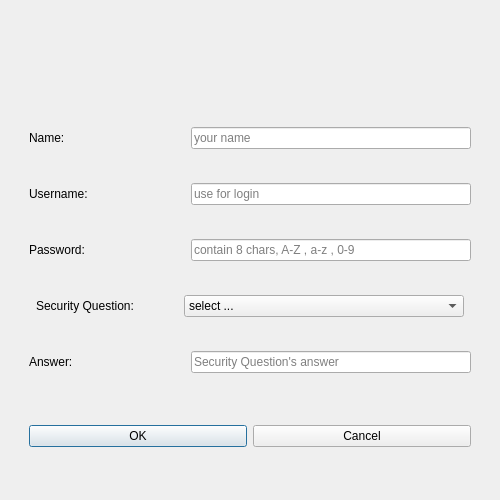
<?xml version="1.0" encoding="UTF-8"?>
<ui version="4.0">
 <class>Signup</class>
 <widget class="QDialog" name="Signup">
  <property name="geometry">
   <rect>
    <x>0</x>
    <y>0</y>
    <width>500</width>
    <height>500</height>
   </rect>
  </property>
  <property name="sizePolicy">
   <sizepolicy hsizetype="Fixed" vsizetype="Fixed">
    <horstretch>0</horstretch>
    <verstretch>0</verstretch>
   </sizepolicy>
  </property>
  <property name="minimumSize">
   <size>
    <width>500</width>
    <height>500</height>
   </size>
  </property>
  <property name="maximumSize">
   <size>
    <width>500</width>
    <height>500</height>
   </size>
  </property>
  <property name="windowTitle">
   <string>Dialog</string>
  </property>
  <layout class="QVBoxLayout" name="verticalLayout">
   <item>
    <widget class="QWidget" name="widget" native="true">
     <layout class="QVBoxLayout" name="verticalLayout_2">
      <item>
       <widget class="QWidget" name="widget_5" native="true">
        <property name="maximumSize">
         <size>
          <width>16777215</width>
          <height>100</height>
         </size>
        </property>
       </widget>
      </item>
      <item>
       <widget class="QWidget" name="widget_2" native="true">
        <property name="maximumSize">
         <size>
          <width>16777215</width>
          <height>50</height>
         </size>
        </property>
        <layout class="QHBoxLayout" name="horizontalLayout">
         <item>
          <widget class="QLabel" name="label">
           <property name="text">
            <string>Name:</string>
           </property>
          </widget>
         </item>
         <item>
          <widget class="QLineEdit" name="signup_name_line_edit">
           <property name="maximumSize">
            <size>
             <width>280</width>
             <height>16777215</height>
            </size>
           </property>
           <property name="maxLength">
            <number>30</number>
           </property>
           <property name="frame">
            <bool>true</bool>
           </property>
           <property name="placeholderText">
            <string>your name</string>
           </property>
          </widget>
         </item>
        </layout>
       </widget>
      </item>
      <item>
       <widget class="QWidget" name="widget_3" native="true">
        <property name="maximumSize">
         <size>
          <width>16777215</width>
          <height>50</height>
         </size>
        </property>
        <layout class="QHBoxLayout" name="horizontalLayout_2">
         <item>
          <widget class="QLabel" name="label_2">
           <property name="text">
            <string>Username:</string>
           </property>
          </widget>
         </item>
         <item>
          <widget class="QLineEdit" name="signup_username_line_edit">
           <property name="maximumSize">
            <size>
             <width>280</width>
             <height>16777215</height>
            </size>
           </property>
           <property name="maxLength">
            <number>12</number>
           </property>
           <property name="placeholderText">
            <string>use for login</string>
           </property>
          </widget>
         </item>
        </layout>
       </widget>
      </item>
      <item>
       <widget class="QWidget" name="widget_4" native="true">
        <property name="maximumSize">
         <size>
          <width>16777215</width>
          <height>50</height>
         </size>
        </property>
        <layout class="QHBoxLayout" name="horizontalLayout_3">
         <item>
          <widget class="QLabel" name="label_3">
           <property name="text">
            <string>Password:</string>
           </property>
          </widget>
         </item>
         <item>
          <widget class="QLineEdit" name="signup_password_line_edit">
           <property name="maximumSize">
            <size>
             <width>280</width>
             <height>16777215</height>
            </size>
           </property>
           <property name="maxLength">
            <number>12</number>
           </property>
           <property name="echoMode">
            <enum>QLineEdit::PasswordEchoOnEdit</enum>
           </property>
           <property name="placeholderText">
            <string>contain 8 chars, A-Z , a-z , 0-9</string>
           </property>
          </widget>
         </item>
        </layout>
       </widget>
      </item>
      <item>
       <widget class="QWidget" name="widget_7" native="true">
        <property name="maximumSize">
         <size>
          <width>16777215</width>
          <height>50</height>
         </size>
        </property>
        <layout class="QHBoxLayout" name="horizontalLayout_5">
         <item>
          <widget class="QLabel" name="label_5">
           <property name="maximumSize">
            <size>
             <width>135</width>
             <height>16777215</height>
            </size>
           </property>
           <property name="text">
            <string>Security Question:</string>
           </property>
          </widget>
         </item>
         <item>
          <widget class="QComboBox" name="signup_question_selector">
           <property name="maximumSize">
            <size>
             <width>280</width>
             <height>16777215</height>
            </size>
           </property>
           <property name="currentText">
            <string>select ...</string>
           </property>
           <item>
            <property name="text">
             <string>select ...</string>
            </property>
           </item>
           <item>
            <property name="text">
             <string>your first school?</string>
            </property>
           </item>
           <item>
            <property name="text">
             <string>your favorite color?</string>
            </property>
           </item>
           <item>
            <property name="text">
             <string>your favorite movie?</string>
            </property>
           </item>
           <item>
            <property name="text">
             <string>your first phone?</string>
            </property>
           </item>
          </widget>
         </item>
        </layout>
       </widget>
      </item>
      <item>
       <widget class="QWidget" name="widget_6" native="true">
        <property name="maximumSize">
         <size>
          <width>16777215</width>
          <height>50</height>
         </size>
        </property>
        <layout class="QHBoxLayout" name="horizontalLayout_4">
         <item>
          <widget class="QLabel" name="label_4">
           <property name="text">
            <string>Answer:</string>
           </property>
          </widget>
         </item>
         <item>
          <widget class="QLineEdit" name="signup_answer_line_edit">
           <property name="maximumSize">
            <size>
             <width>280</width>
             <height>16777215</height>
            </size>
           </property>
           <property name="maxLength">
            <number>30</number>
           </property>
           <property name="placeholderText">
            <string>Security Question's answer</string>
           </property>
          </widget>
         </item>
        </layout>
       </widget>
      </item>
      <item>
       <widget class="QWidget" name="widget_8" native="true">
        <layout class="QHBoxLayout" name="horizontalLayout_6">
         <item>
          <widget class="QPushButton" name="signup_ok_BTN">
           <property name="text">
            <string>OK</string>
           </property>
          </widget>
         </item>
         <item>
          <widget class="QPushButton" name="signup_cancel_BTN">
           <property name="text">
            <string>Cancel</string>
           </property>
          </widget>
         </item>
        </layout>
       </widget>
      </item>
     </layout>
    </widget>
   </item>
  </layout>
 </widget>
 <resources/>
 <connections/>
</ui>
